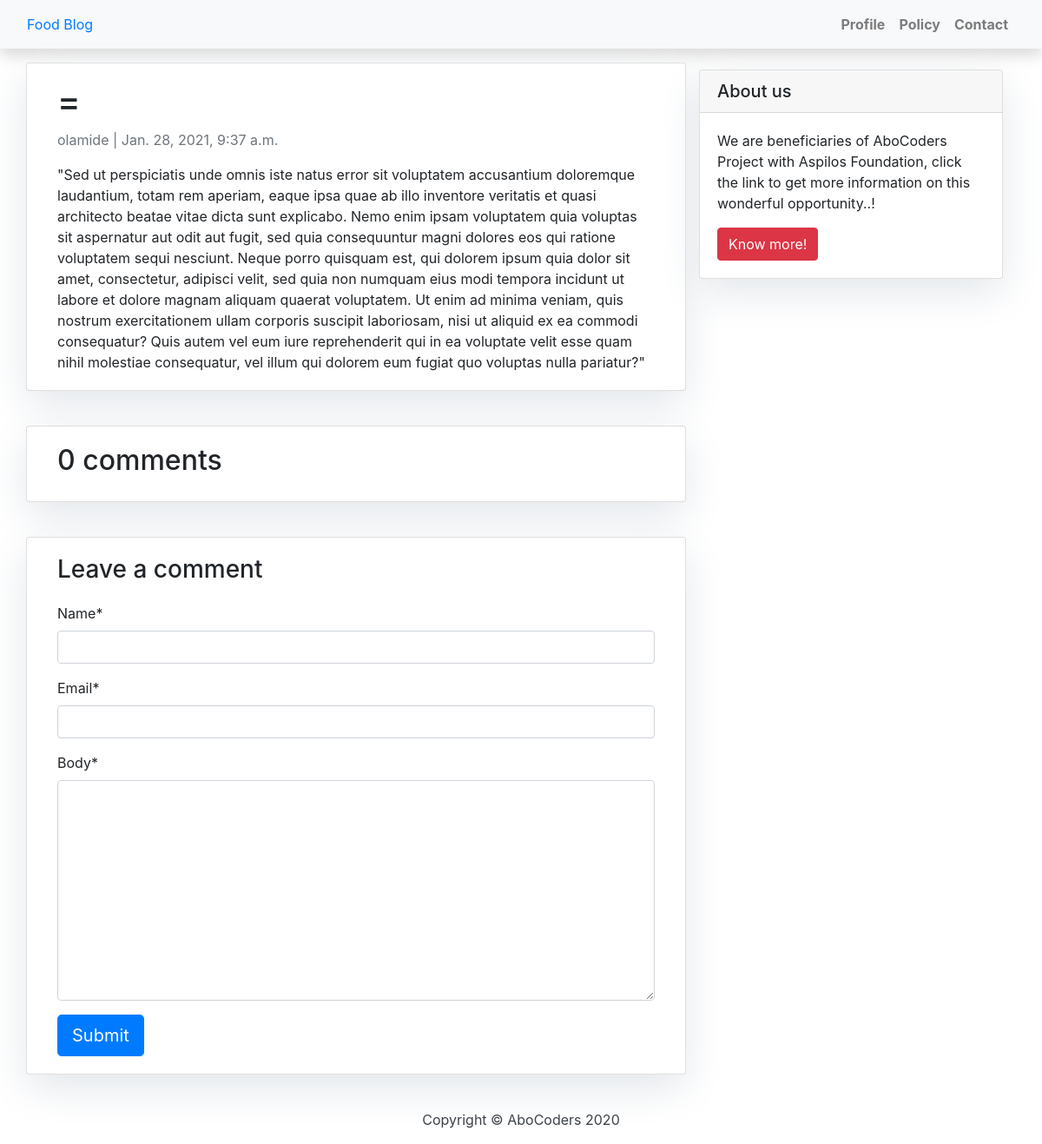
Page /section-11032-de-finibus-bonorum-et-malorum-written-cicero-45-bc/ on the committed database.
### blog/models.py (models this page shows, shortened)
class Post(models.Model):
    title = models.CharField(max_length=200, unique=True)
    slug = models.SlugField(max_length=200, unique=True)
    author = models.ForeignKey(User, on_delete=models.CASCADE, related_name='blog_posts')
    updated_on = models.DateTimeField(auto_now=True)
    content = models.TextField()
    created_on = models.DateTimeField(auto_now_add=True)
    status = models.IntegerField(choices=STATUS, default=0)
    class Meta:
        ordering = ['-created_on']

### blog/views.py (the view)
# urls.py: path('<slug:slug>/', views.post_detail, name='post_detail'),
def post_detail(request, slug):
    template_name = 'post_detail.html'
    post = get_object_or_404(Post, slug=slug)
    comments = post.comments.filter(active=True)
    new_comment = None
    if request.method == 'POST':
        comment_form = CommentForm(data=request.POST)
        if comment_form.is_valid():
            new_comment = comment_form.save(commit=False)
            new_comment.post = post
            new_comment.save()
    else:
        comment_form = CommentForm()
    return render(request, template_name, {'post': post,
                                           'comments': comments,
                                           'new_comment': new_comment,
                                           'comment_form': comment_form},)

### blog/forms.py
class CommentForm(forms.ModelForm):
    class Meta:
        model = Comment
        fields = ('name', 'email', 'body')

### templates/post_detail.html (shortened to what this page needs)
{% extends "base.html" %}
{% block content %}
{% load crispy_forms_tags %}
    <div class="container">
        <div class="row">
            <div class="col-md-8 card mb-4 mt-3 left top">
                <div class="card-body">
                    <h1>={% block title %} {{ object.title }} {% endblock title %}</h1>
                    <p class= "text-muted">{{ post.author }} | {{ post.created_on }}</p>
                    <p class="card-text">{{ post.content |safe}}</p>
                </div>
            </div>
            {% block sidebar%}
                {% include 'sidebar.html' %}
            {% endblock sidebar%}
            <div class="col-md-8 card mb-4 mt-3">
                <div class="card-body">
                    <h2>{{ comments.count }} comments</h2>
                </div>
            </div>
            <div class="col-md-8 card mb-4 mt-3">
                <div class="card-body">
                    {% if new_comment %}
                    <div class="alert alert-success" role="alert">
                        Your comment is awaiting moderation
                    </div>
                    {% else %}
                    <h3>Leave a comment</h3>
                    <form method="post" style="margin-top: 1.3em;">
                        {{ comment_form | crispy }}
                        <button type="submit" class="btn btn-primary btn-lg">Submit</button>
                    </form>
                    {% endif %}
                </div>
            </div>
        </div>
    </div>
{% endblock content %}

### static/css/base.css (style rules this page uses)
body { font-family:"Roboto",sans-serif; font-size: 17px; background-color: #fdfdfd; }

### templates/sidebar.html (style rules this page uses)
.card { box-shadow: 0 16px 48px #E3E7Eb; }

### rows in the picture
Post: author "olamide", created_on "Jan. 28, 2021, 9:37 a.m.", content "\"Sed ut perspiciatis unde omnis iste natus error sit voluptatem accusantium doloremque laudantium, totam rem aperiam, eaque ipsa quae ab illo inventore veritatis et quasi architecto beatae vitae dicta sunt explicabo. Nemo enim ipsam voluptatem quia voluptas sit aspernatur aut odit aut fugit, sed quia consequuntur magni dolores eos qui ratione voluptatem sequi nesciunt. Neque porro quisquam est, qui dolorem ipsum quia dolor sit amet, consectetur, adipisci velit, sed quia non numquam eius modi tempora incidunt ut labore et dolore magnam aliquam quaerat voluptatem. Ut enim ad minima veniam, quis nostrum exercitationem ullam corporis suscipit laboriosam, nisi ut aliquid ex ea commodi…"

### other values in the picture
{{ comments.count }} "0"
